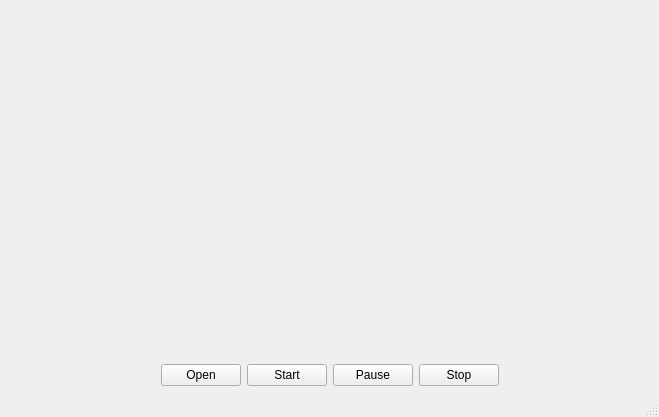
<?xml version="1.0" encoding="UTF-8"?>
<ui version="4.0">
 <class>VideoP</class>
 <widget class="QMainWindow" name="VideoP">
  <property name="geometry">
   <rect>
    <x>0</x>
    <y>0</y>
    <width>659</width>
    <height>417</height>
   </rect>
  </property>
  <property name="windowTitle">
   <string>MainWindow</string>
  </property>
  <widget class="QWidget" name="centralwidget">
   <layout class="QHBoxLayout" name="horizontalLayout_2">
    <item>
     <layout class="QVBoxLayout" name="verticalLayout">
      <item>
       <widget class="QWidget" name="VideoP_w" native="true">
        <property name="minimumSize">
         <size>
          <width>150</width>
          <height>200</height>
         </size>
        </property>
       </widget>
      </item>
      <item>
       <layout class="QHBoxLayout" name="horizontalLayout">
        <item>
         <spacer name="horizontalSpacer">
          <property name="orientation">
           <enum>Qt::Horizontal</enum>
          </property>
          <property name="sizeHint" stdset="0">
           <size>
            <width>40</width>
            <height>20</height>
           </size>
          </property>
         </spacer>
        </item>
        <item>
         <widget class="QPushButton" name="Button_open">
          <property name="text">
           <string>Open</string>
          </property>
         </widget>
        </item>
        <item>
         <widget class="QPushButton" name="Button_start">
          <property name="text">
           <string>Start</string>
          </property>
         </widget>
        </item>
        <item>
         <widget class="QPushButton" name="Button_pause">
          <property name="text">
           <string>Pause</string>
          </property>
         </widget>
        </item>
        <item>
         <widget class="QPushButton" name="Button_stop">
          <property name="text">
           <string>Stop</string>
          </property>
         </widget>
        </item>
        <item>
         <spacer name="horizontalSpacer_2">
          <property name="orientation">
           <enum>Qt::Horizontal</enum>
          </property>
          <property name="sizeHint" stdset="0">
           <size>
            <width>40</width>
            <height>20</height>
           </size>
          </property>
         </spacer>
        </item>
       </layout>
      </item>
     </layout>
    </item>
   </layout>
  </widget>
  <widget class="QMenuBar" name="menubar">
   <property name="geometry">
    <rect>
     <x>0</x>
     <y>0</y>
     <width>659</width>
     <height>21</height>
    </rect>
   </property>
  </widget>
  <widget class="QStatusBar" name="statusbar"/>
 </widget>
 <resources/>
 <connections/>
</ui>
